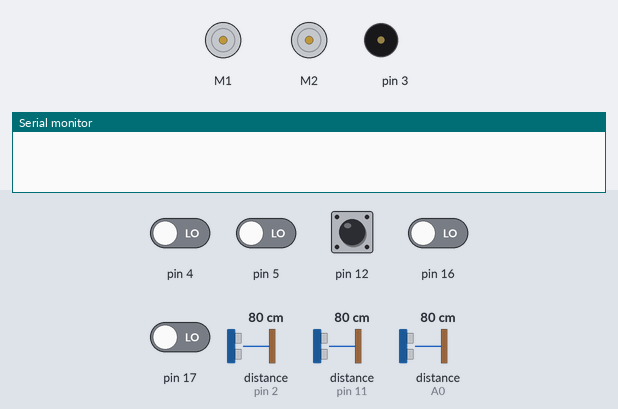
A sketch run on a simulated Arduino Uno, built with avr-gcc and run on an emulated ATmega328P. Parts: 2 × DC motor (green arrow = forward, orange = backward, longer = faster), buzzer (waves = sounding), the last lines printed to the serial monitor. The test bench sets the inputs (shaded band); at power-on: pin 12 HIGH, pin 4, pin 5, pin 16, pin 17 LOW, distance to the obstacle (sensors on A0, pin 2, pin 11) 80 cm. The echo pulse lasts 58.3 µs per cm.

Above: at 0.8 s.
0.9 s: pin 12 pulled LOW for 0.15 s
At 2.1 s:
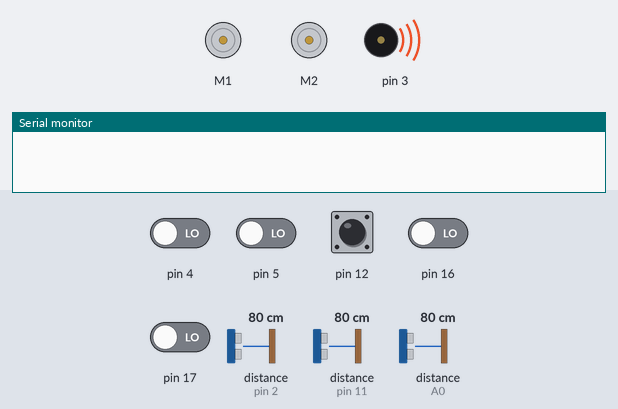
4.0 s: distance to the obstacle (sensor on A0) set to 11 cm
7.0 s: distance to the obstacle (sensor on A0) set to 8 cm
At 7.42 s:
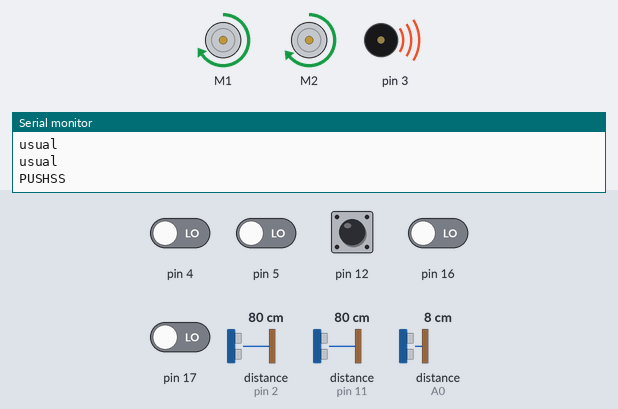
At 8.2 s:
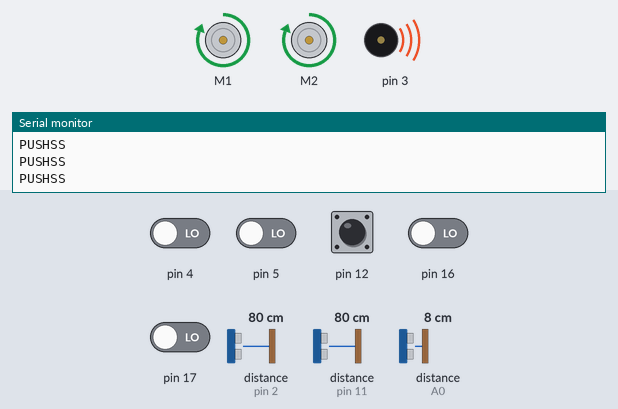
10.0 s: distance to the obstacle (sensor on pin 2) set to 2 cm
13.0 s: pin 4 driven HIGH
At 15.3 s:
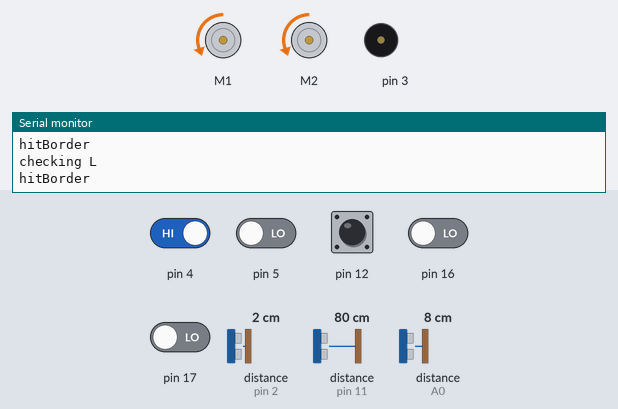
16.0 s: pin 12 pulled LOW for 1 s
Timing chart, 0 to 19.0 s (numbered marks = the images above; inputs shaded):
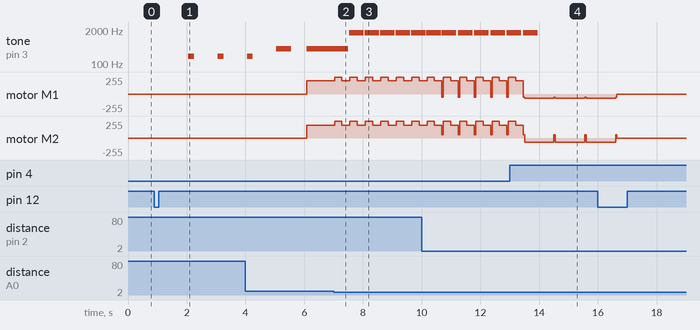

Measured:
- the behaviour switches between 10 and 9 cm on distance to the obstacle (sensor on A0) (found by bisection; images 1 and 2)
- after the input at 0.9 s, tone on pin 3: alternates 195 Hz for 0.20 s and silent for 0.80 s, starting after 1.2 s
- after the input at 7.0 s, tone on pin 3: alternates 1567 Hz for 0.50 s and silent for 0.03 s, starting after 0.51 s; motor M1: alternates forward 255/255 for 0.25 s and forward 197/255 for 0.28 s, starting at once; motor M2: alternates forward 255/255 for 0.25 s and forward 191/255 for 0.28 s, starting at once
- after the input at 13.0 s, tone on pin 3: goes on until 14.0 s, then stays silent

The sketch:

arthursCode.ino
```cpp
#include <ZumoBuzzer.h>
#include <Pushbutton.h>
#include <ZumoMotors.h>
#include <QTRSensors.h>
#include <ZumoReflectanceSensorArray.h>
#include <NewPing.h>

#define TRIGGER_PIN  6 // Arduino pin tied to trigger pin on the ultrasonic sensor.
#define ECHO_PIN     A0
#define ECHO_PINL     2
#define ECHO_PINR     11
#define ECHO_PINB     13
#define MAX_DISTANCE 200 // Maximum distance we want to ping for (in centimeters). Maximum sensor distance is rated at 400-500cm.
#define PUSH_DISTANCE 10

NewPing sonar(TRIGGER_PIN, ECHO_PIN, MAX_DISTANCE);
NewPing sonarL(TRIGGER_PIN, ECHO_PINL, MAX_DISTANCE);
NewPing sonarR(TRIGGER_PIN, ECHO_PINR, MAX_DISTANCE);
NewPing sonarB(TRIGGER_PIN, ECHO_PINB, MAX_DISTANCE);

#define LED 13
#define QTR_THRESHOLD  1000 // my robot 300

// these might need to be tuned for different motor types
#define REVERSE_SPEED     100 // 0 is stopped, 400 is full speed
#define TURN_SPEED        80
#define FORWARD_SPEEDL     310
#define FORWARD_SPEEDR     300
#define FORWARD_PUSH       800
#define REVERSE_DURATION  20 // ms
#define FORWARD_DURATION  100 // ms
#define TURN_DURATION     80 // ms

ZumoBuzzer buzzer;
ZumoMotors motors;
Pushbutton button(ZUMO_BUTTON); // pushbutton on pin 12

#define NUM_SENSORS 6
unsigned int sensor_values[NUM_SENSORS];
unsigned int var;

ZumoReflectanceSensorArray sensors(QTR_NO_EMITTER_PIN);

long cm, cmL, cmR;


void waitForButtonAndCountDown()
{
  //digitalWrite(LED, HIGH);
  button.waitForButton();
  digitalWrite(LED, LOW);

  // play audible countdown
  for (int i = 0; i < 3; i++)
  {
    delay(1000);
    buzzer.playNote(NOTE_G(3), 200, 15);
  }
  delay(1000);
  buzzer.playNote(NOTE_G(4), 500, 15);
  delay(1000);
}

void TurnL()
{
  int amtChecks = 100;
  byte var=0;
  while(var<amtChecks)
  {
    Serial.println("checking L");
    motors.setSpeeds(-TURN_SPEED, TURN_SPEED);
   delay(3000/amtChecks);

    var++;
    cm = sonar.ping_cm();
    if((cm <PUSH_DISTANCE)&&(cm>0))break;
  }
}

void TurnR()
{
  int amtChecks = 100;
  byte var=0;
  while(var<amtChecks)
  {
    Serial.println("checking R");
    motors.setSpeeds(TURN_SPEED, -TURN_SPEED);
   delay(3000/amtChecks);

    var++;
    cm = sonar.ping_cm();
    if((cm <PUSH_DISTANCE)&&(cm>0))break;
  }
}

void Reverse()
{
  motors.setSpeeds(-REVERSE_SPEED, -REVERSE_SPEED);
  delay(1000);
}

void Forward()
{
  cm = sonar.ping_cm();
  delay(10);

  sensors.read(sensor_values);
  //Charging
  if((cm <PUSH_DISTANCE)&&(cm>0) &&(sensor_values[0] < QTR_THRESHOLD)&&(sensor_values[5] < QTR_THRESHOLD))
  {
    Serial.println("PUSHSS");
    motors.setSpeeds(FORWARD_PUSH, FORWARD_PUSH);
    delay(250);
    motors.setSpeeds(FORWARD_SPEEDL, FORWARD_SPEEDR);
    delay(250);
    buzzer.playNote(NOTE_G(6), 500, 15);//Buzzer tone signaling attack mode
  }

  //Normal forward Movement
  else if((cm >=PUSH_DISTANCE)||(cm==0))
  {
    Serial.println("usual");
    motors.setSpeeds(FORWARD_SPEEDL, FORWARD_SPEEDR);
    buzzer.playNote(NOTE_G(4), 500, 10);//Buzzer tone signaling normal mode
  }
}

void setup()
{
  //pinMode(LED, HIGH);
  Serial.begin(115200);
  waitForButtonAndCountDown();
}

void loop()
{

  //After pwering up, Waits for user to press start button
  if (button.isPressed())
  {
    motors.setSpeeds(0, 0);
    button.waitForRelease();
    waitForButtonAndCountDown();//Execute countdown
  }
  cmR = sonarR.ping_cm();

  cmL = sonarL.ping_cm();


  Forward();//Forward Subroutine is repetatively executed

  //with code below for Border detect
  if ((sensor_values[0] > QTR_THRESHOLD)||(sensor_values[5] > QTR_THRESHOLD))
  {
    Serial.println("hitBorder");
    Reverse();
    TurnL();
  }
  else if ((cmL<50) && (cmL>0))
  {
   TurnL();
   Serial.println("Left");
  }
  else if ((cmR<50) && (cmR>0))
  {
   TurnR();
   Serial.println("Right");
  }
}
```
